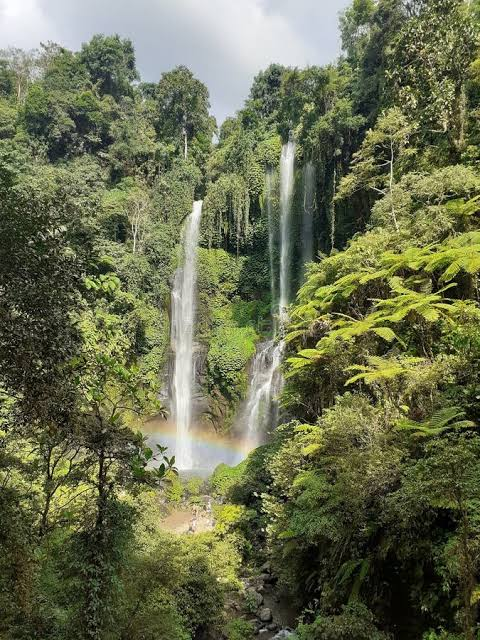
#> input picture nature.jpg, 480 x 640 px
$ python 'pr 4.4.py'
#> lines starting #> are read from the running program, lines starting #| are printed output that depends on the picture
import cv2
import matplotlib.pyplot as plt
import numpy as np

# Load the image
image = cv2.imread('nature.jpg')
#> image is the input picture: shape (640, 480, 3); mean B, G, R 78.3, 109.1, 104.3

#Plot the original image
plt.subplot(1, 2, 1)
plt.title("Original")
plt.imshow(image)

# Create the sharpening kernel
kernel = np.array([[0, -1, 0], [-1, 5, -1], [0, -1, 0]])
sharpened_image = cv2.filter2D(image, -1, kernel)
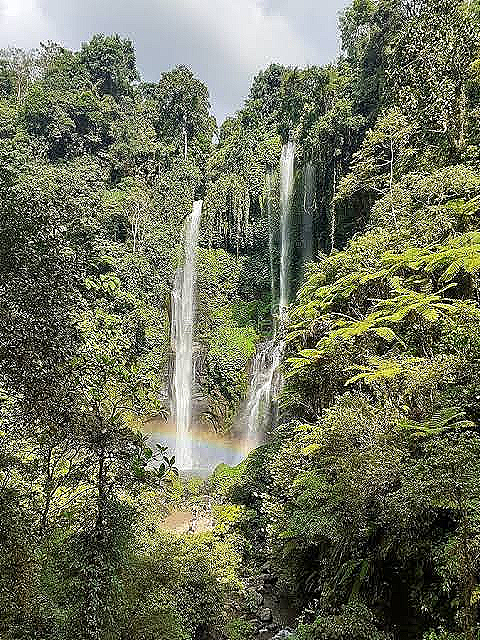
#> sharpened_image: shape (640, 480, 3); mean B, G, R 91.8, 113, 109.5
#Save the image
cv2.imwrite('sharpened_image.jpg', sharpened_image)

#Plot the sharpened image
plt.subplot(1, 2, 2)
plt.title("Sharpening")
plt.imshow(sharpened_image)
plt.show()
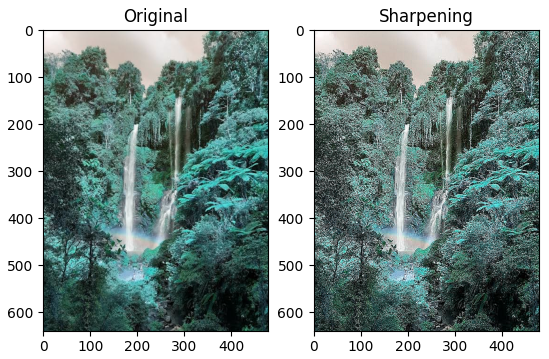
#> figure drawn by matplotlib, 2 panels; B, G, R data is drawn as R, G, B

$ run again, with Brightness & contrast.jpg copied over nature.jpg
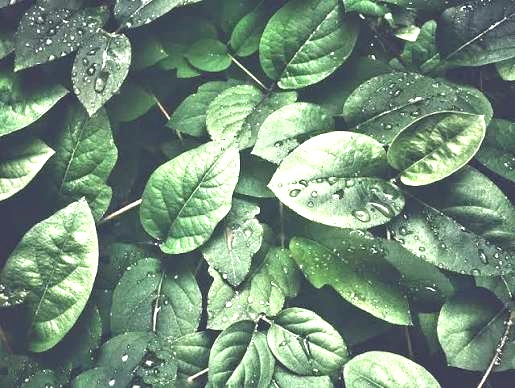
#> input picture Brightness & contrast.jpg, 515 x 388 px
#> image is the input picture: shape (388, 515, 3); mean B, G, R 123.3, 142.3, 116.8
#> `sharpened_image = cv2.filter2D(image, -1, kernel)`:
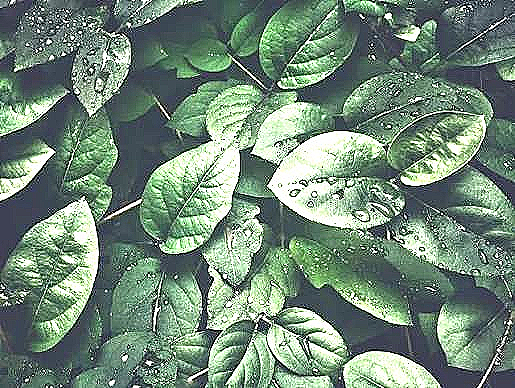
#> sharpened_image: shape (388, 515, 3); mean B, G, R 121.1, 137.1, 114.4
#> `plt.show()`:
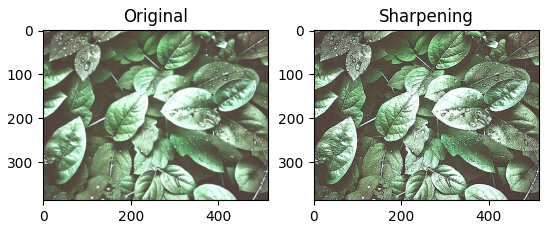
#> figure drawn by matplotlib, 2 panels; B, G, R data is drawn as R, G, B

$ run again, with Sunflower.jpg copied over nature.jpg
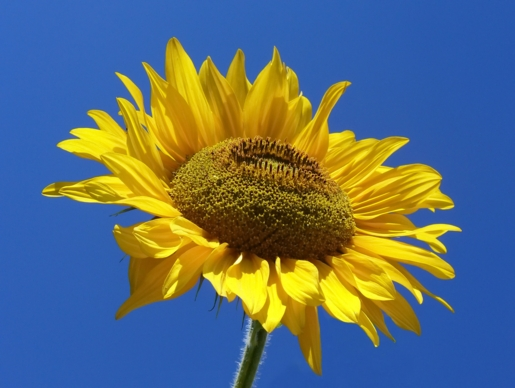
#> input picture Sunflower.jpg, 515 x 388 px
#> image is the input picture: shape (388, 515, 3); mean B, G, R 116.4, 110.1, 93.3
#> `sharpened_image = cv2.filter2D(image, -1, kernel)`:
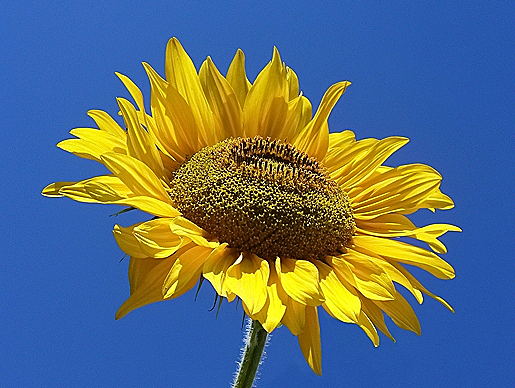
#> sharpened_image: shape (388, 515, 3); mean B, G, R 119.2, 109.9, 92.2
#> `plt.show()`:
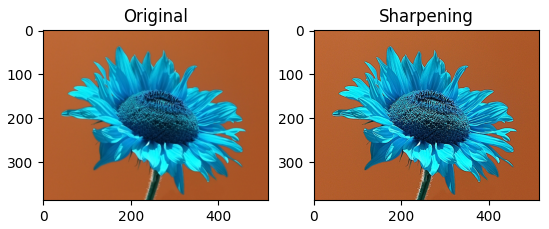
#> figure drawn by matplotlib, 2 panels; B, G, R data is drawn as R, G, B
